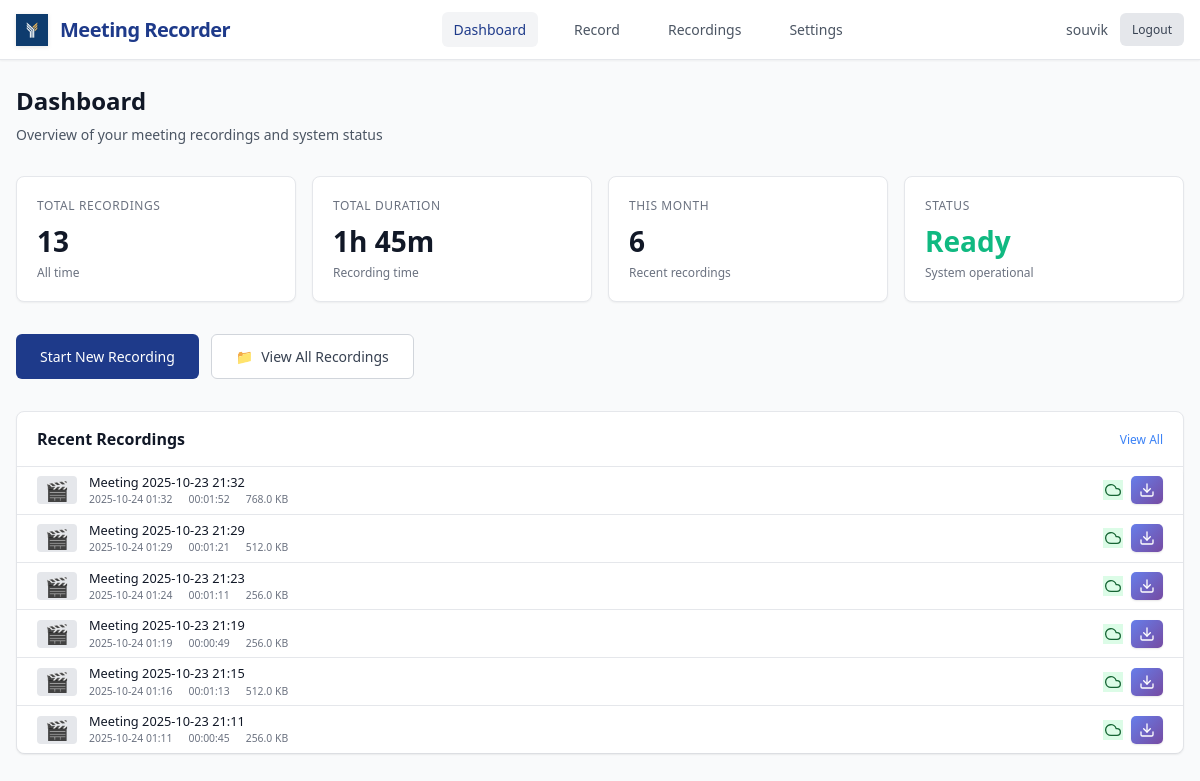
/dashboard (signed in), run on an earlier commit of the app's database.
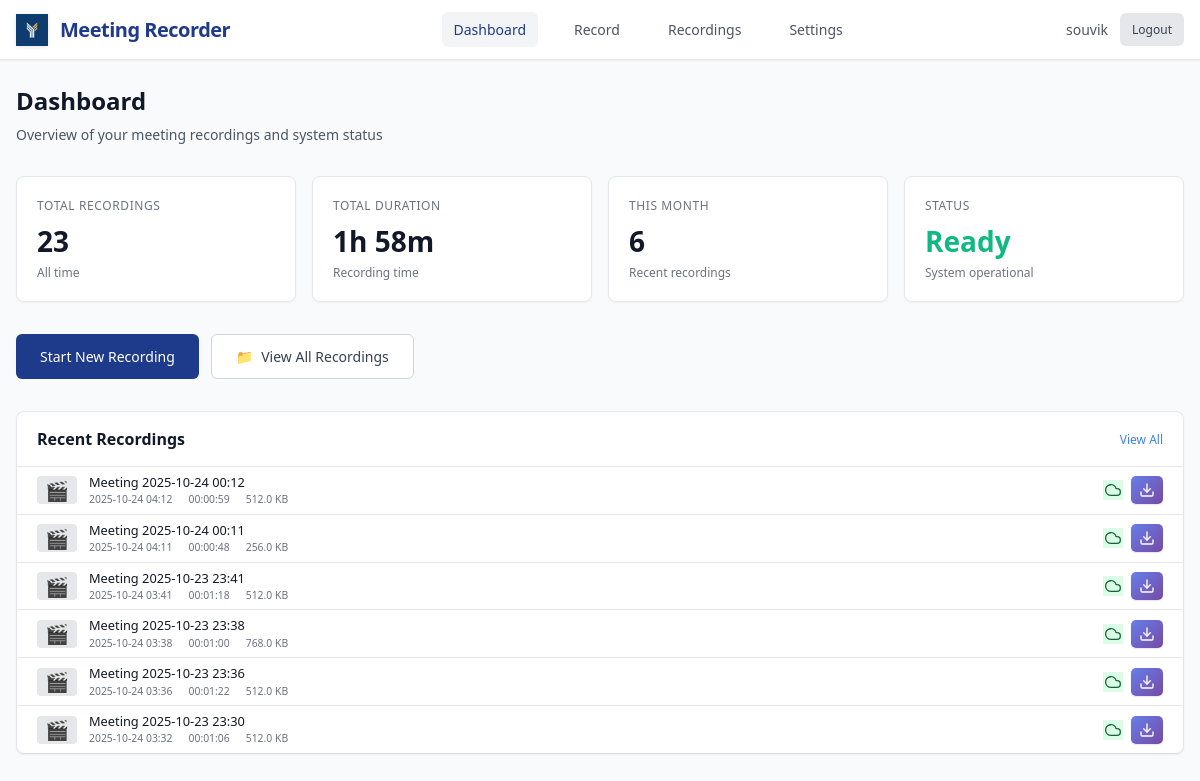
And on a later commit of the database.
### models.py (models this page shows, shortened)
class Recording(db.Model):
    id = db.Column(db.Integer, primary_key=True)
    title = db.Column(db.String(200), nullable=False)
    filename = db.Column(db.String(255), nullable=False)
    file_path = db.Column(db.String(500), nullable=False)
    file_size = db.Column(db.BigInteger, default=0)  # in bytes
    duration = db.Column(db.Integer, default=0)  # in seconds
    created_at = db.Column(db.DateTime, default=datetime.utcnow)
    started_at = db.Column(db.DateTime)
    ended_at = db.Column(db.DateTime)
    monitor_name = db.Column(db.String(200))
    resolution = db.Column(db.String(50))  # e.g., "1920x1080"
    uploaded = db.Column(db.Boolean, default=False)
    upload_url = db.Column(db.String(500))
    user_id = db.Column(db.Integer, db.ForeignKey('user.id'), nullable=False)
    status = db.Column(db.String(50), default='completed')  # recording, processing, completed, failed
    @property
    def duration_formatted(self):
        if not self.duration:
            return "00:00:00"
        hours = self.duration // 3600
        minutes = (self.duration % 3600) // 60
        seconds = self.duration % 60
        return f"{hours:02d}:{minutes:02d}:{seconds:02d}"
    @property
    def file_size_formatted(self):
        if not self.file_size:
            return "0 B"
        size = self.file_size  # Work with a copy to avoid modifying the actual value
        for unit in ['B', 'KB', 'MB', 'GB']:
            if size < 1024:
                return f"{size:.1f} {unit}"
            size /= 1024
        return f"{size:.1f} TB"
    @property
    def sync_status(self):
        if self.uploaded:
            return "Synced"
        elif self.status == "failed":
            return "Failed"
        elif self.status == "processing":
            return "Processing"
        else:
            return "Local Only"
    @property
    def sync_status_class(self):
        status = self.sync_status
        if status == "Synced":
            return "status-synced"
        elif status == "Failed":
            return "status-failed"
        elif status == "Processing":
            return "status-processing"
        else:
            return "status-local"
    @property
    def resolved_file_path(self):
        if not self.file_path:
            return None
        current_dir = os.path.dirname(os.path.abspath(__file__))
        if os.path.isabs(self.file_path):
            filename = os.path.basename(self.file_path)
        else:
            filename = self.file_path
        resolved_path = os.path.join(current_dir, 'recordings', filename)
        return resolved_path
    @property
    def transcript_path(self):
        current_dir = os.path.dirname(os.path.abspath(__file__))
        recordings_dir = os.path.join(current_dir, 'recordings')
        safe_title = "".join(c for c in self.title if c.isalnum() or c in (' ', '-', '_')).rstrip()
        transcript_filename = f"{safe_title}_transcript.txt"
        transcript_path = os.path.join(recordings_dir, transcript_filename)
        if os.path.exists(transcript_path):
            return transcript_path
        resolved_path = self.resolved_file_path
        if resolved_path:
            old_transcript_path = os.path.splitext(resolved_path)[0] + '_transcript.txt'
            if os.path.exists(old_transcript_path):
                return old_transcript_path
        return transcript_path
    @property
    def has_transcript(self):
        transcript_path = self.transcript_path
        return transcript_path and os.path.exists(transcript_path)

### app.py (the view)
@app.route('/dashboard')
@login_required
def dashboard():
    recent_recordings = Recording.query.filter_by(user_id=current_user.id)\
        .order_by(Recording.created_at.desc()).limit(6).all()
    total_recordings = Recording.query.filter_by(user_id=current_user.id).count()
    total_duration = db.session.query(db.func.sum(Recording.duration))\
        .filter_by(user_id=current_user.id).scalar() or 0
    return render_template('dashboard.html',
                         recent_recordings=recent_recordings,
                         total_recordings=total_recordings,
                         total_duration=total_duration)

### app.py (called while the page is built)
@login_manager.user_loader
def load_user(user_id):
    return User.query.get(int(user_id))

### templates/dashboard.html (shortened to what the changed rows need)
{% extends "base.html" %}
{% block content %}
<div class="page-header">
    <h1 class="page-title">Dashboard</h1>
</div>
<div class="stats-grid">
    <div class="stat-card">
        <div class="stat-label">Total Recordings</div>
        <div class="stat-value">{{ total_recordings }}</div>
        <div class="stat-subtext">All time</div>
    </div>
    <div class="stat-card">
        <div class="stat-label">Total Duration</div>
        <div class="stat-value">{{ (total_duration // 3600) }}h {{ ((total_duration % 3600) // 60) }}m</div>
        <div class="stat-subtext">Recording time</div>
    </div>
</div>
<div class="recent-recordings">
    <div class="section-header">
        <h2 class="section-title">Recent Recordings</h2>
    </div>
    {% if recent_recordings %}
        <div class="recordings-list">
            {% for recording in recent_recordings %}
            <div class="list-item" onclick="playRecording('{{ recording.id }}', event)">
                <div class="list-thumbnail">
                    {% if recording.file_path %}
                        🎬
                    {% else %}
                        📹
                    {% endif %}
                </div>
                <div class="list-info">
                    <div class="list-title">{{ recording.title }}</div>
                    <div class="list-meta">
                        <span>{{ recording.created_at.strftime('%Y-%m-%d %H:%M') }}</span>
                        <span>{{ recording.duration_formatted }}</span>
                        <span>{{ recording.file_size_formatted }}</span>
                    </div>
                </div>
                <div class="list-actions">
                    <span class="status-icon {{ recording.sync_status_class }}" title="{{ recording.sync_status }}">
                    {% if recording.sync_status == 'Synced' %}
                        <svg width="16" height="16" viewBox="0 0 24 24" fill="none" stroke="currentColor" stroke-width="2" stroke-linecap="round" stroke-linejoin="round">
                            <path d="M18 10h-1.26A8 8 0 1 0 9 20h9a5 5 0 0 0 0-10z"/>
                        </svg>
                    {% elif recording.sync_status == 'Completed' %}
                        <svg width="16" height="16" viewBox="0 0 24 24" fill="none" stroke="currentColor" stroke-width="2" stroke-linecap="round" stroke-linejoin="round">
                            <polyline points="20,6 9,17 4,12"/>
                        </svg>
                    {% elif recording.sync_status == 'Processing' %}
                        <svg width="16" height="16" viewBox="0 0 24 24" fill="none" stroke="currentColor" stroke-width="2" stroke-linecap="round" stroke-linejoin="round" style="animation: spin 1s linear infinite;">
                            <path d="M21 12a9 9 0 11-6.219-8.56"/>
                        </svg>
                    {% elif recording.sync_status == 'Failed' %}
                        <svg width="16" height="16" viewBox="0 0 24 24" fill="none" stroke="currentColor" stroke-width="2" stroke-linecap="round" stroke-linejoin="round">
                            <circle cx="12" cy="12" r="10"/>
                            <line x1="15" y1="9" x2="9" y2="15"/>
                            <line x1="9" y1="9" x2="15" y2="15"/>
                        </svg>
                    {% endif %}
                    </span>
                    <a href="{{ url_for('download_recording', recording_id=recording.id) }}"
                       class="download-btn"
                       onclick="event.stopPropagation()"
                       title="Download recording">
                        <svg width="16" height="16" viewBox="0 0 24 24" fill="none" stroke="currentColor" stroke-width="2" stroke-linecap="round" stroke-linejoin="round">
                            <path d="M21 15v4a2 2 0 0 1-2 2H5a2 2 0 0 1-2-2v-4"/>
                            <polyline points="7,10 12,15 17,10"/>
                            <line x1="12" y1="15" x2="12" y2="3"/>
                        </svg>
                    </a>
                </div>
            </div>
            {% endfor %}
        </div>
    {% else %}
        <div class="empty-state">
            <div class="empty-icon">📹</div>
            <p>No recordings yet. Start your first meeting recording!</p>
        </div>
    {% endif %}
</div>
{% endblock %}

What changed in the data, as far as the page shows it:
no longer on this page (row unchanged): Recording: title "Meeting 2025-10-23 21:32", created_at "2025-10-24 01:32", duration_formatted "00:01:52", file_size_formatted "768.0 KB", uploaded True (drawn)
no longer on this page (row unchanged): Recording: title "Meeting 2025-10-23 21:29", created_at "2025-10-24 01:29", duration_formatted "00:01:21", file_size_formatted "512.0 KB", uploaded True (drawn)
no longer on this page (row unchanged): Recording: title "Meeting 2025-10-23 21:23", created_at "2025-10-24 01:24", duration_formatted "00:01:11", file_size_formatted "256.0 KB", uploaded True (drawn)
no longer on this page (row unchanged): Recording: title "Meeting 2025-10-23 21:19", created_at "2025-10-24 01:19", duration_formatted "00:00:49", file_size_formatted "256.0 KB", uploaded True (drawn)
no longer on this page (row unchanged): Recording: title "Meeting 2025-10-23 21:15", created_at "2025-10-24 01:16", duration_formatted "00:01:13", file_size_formatted "512.0 KB", uploaded True (drawn)
no longer on this page (row unchanged): Recording: title "Meeting 2025-10-23 21:11", created_at "2025-10-24 01:11", duration_formatted "00:00:45", file_size_formatted "256.0 KB", uploaded True (drawn)
added Recording: title "Meeting 2025-10-24 00:12", created_at "2025-10-24 04:12", duration_formatted "00:00:59", file_size_formatted "512.0 KB", uploaded True (drawn)
added Recording: title "Meeting 2025-10-24 00:11", created_at "2025-10-24 04:11", duration_formatted "00:00:48", file_size_formatted "256.0 KB", uploaded True (drawn)
added Recording: title "Meeting 2025-10-23 23:41", created_at "2025-10-24 03:41", duration_formatted "00:01:18", file_size_formatted "512.0 KB", uploaded True (drawn)
added Recording: title "Meeting 2025-10-23 23:38", created_at "2025-10-24 03:38", duration_formatted "00:01:00", file_size_formatted "768.0 KB", uploaded True (drawn)
added Recording: title "Meeting 2025-10-23 23:36", created_at "2025-10-24 03:36", duration_formatted "00:01:22", file_size_formatted "512.0 KB", uploaded True (drawn)
added Recording: title "Meeting 2025-10-23 23:30", created_at "2025-10-24 03:32", duration_formatted "00:01:06", file_size_formatted "512.0 KB", uploaded True (drawn)
Also different on the page:
{{ total_recordings }}: "13" → "23"
{{ ((total_duration % 3600) // 60) }}: "45" → "58"
